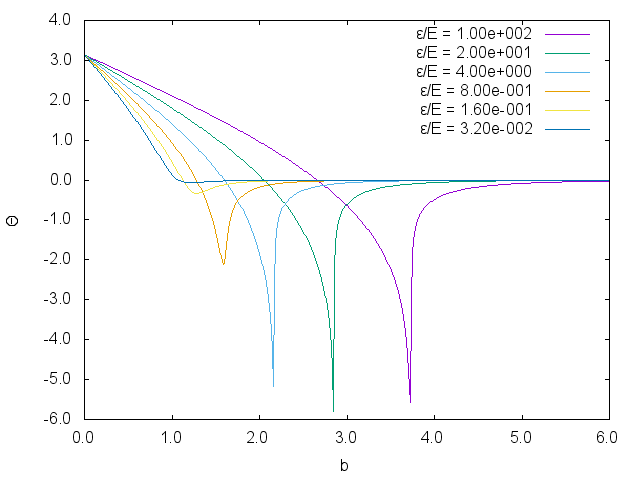

Write the gnuplot code that produced this figure.
set term term_type
set output output_file
#unset key
# Axes
set ylabel "Θ"
set xlabel "b"

set format x '%.1f'
set format y "%.1f"

plot for [IDX=0:5] 'data/01_04.dat' i IDX using 1:2 w l title columnheader(1);

set output
